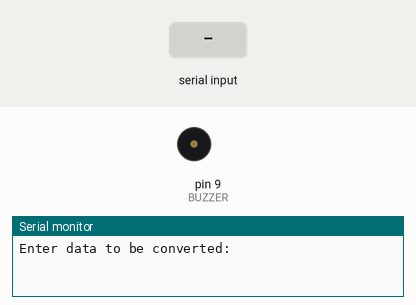
Recording of a sketch running on a simulated Arduino Uno, built with avr-gcc and run on an emulated ATmega328P. On the bench: buzzer (waves = sounding, pin HIGH), the last lines printed to the serial monitor. The test bench sets the inputs (shaded band).

Above: at 1.2 s.
1.3 s: "1" received over Serial
At 2.54 s:
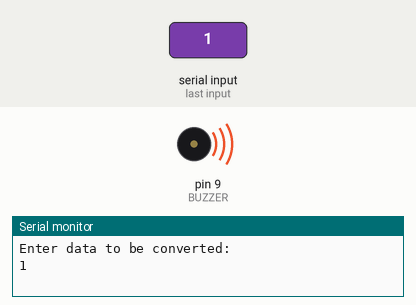
4.3 s: "0" received over Serial
At 5.4 s:
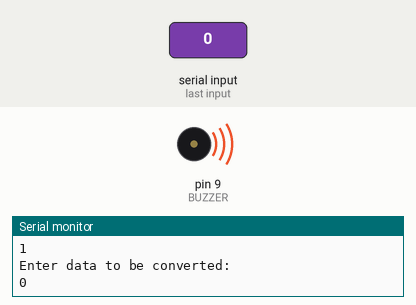
7.3 s: "2" received over Serial
At 10.0 s:
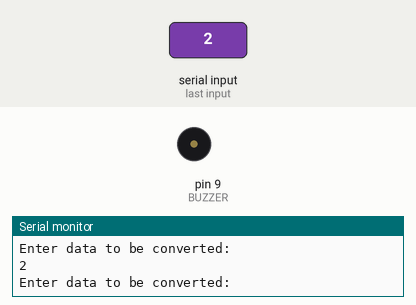
Timing chart, 0 to 11.5 s (numbered marks = the images above; inputs shaded):
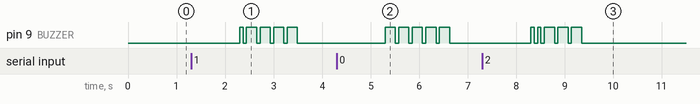

The sketch:

morse_code.ino
```cpp
#define BUZZER 9
#define BAUD_RATE 115200

#define UNIT_LENGTH_MILLIS 70


class Morse {
public:
  char character;

  // 6 because numbers have 5 significant characters each
  // adding one filler character reveals the upper bound to be 6
  int code[6];

  Morse(char ch, int temp_code[6]) {
    character = ch;

    for (int i = 0; i < 6; i++) {
      code[i] = temp_code[i];
    }
  }
};

// 9 is filler
Morse alphabetRepresentation[36] = {
  Morse('a', (int[]){ 1, 3, 9, 9, 9, 9 }),
  Morse('b', (int[]){ 3, 1, 1, 1, 9, 9 }),
  Morse('c', (int[]){ 3, 1, 3, 1, 9, 9 }),
  Morse('d', (int[]){ 3, 1, 1, 9, 9, 9 }),
  Morse('e', (int[]){ 1, 9, 9, 9, 9, 9 }),
  Morse('f', (int[]){ 1, 1, 3, 1, 9, 9 }),
  Morse('g', (int[]){ 3, 3, 1, 9, 9, 9 }),
  Morse('h', (int[]){ 1, 1, 1, 1, 9, 9 }),
  Morse('i', (int[]){ 1, 1, 9, 9, 9, 9 }),
  Morse('j', (int[]){ 1, 3, 3, 3, 9, 9 }),
  Morse('k', (int[]){ 3, 1, 3, 9, 9, 9 }),
  Morse('l', (int[]){ 1, 3, 1, 1, 9, 9 }),
  Morse('m', (int[]){ 3, 3, 9, 9, 9, 9 }),
  Morse('n', (int[]){ 3, 1, 9, 9, 9, 9 }),
  Morse('o', (int[]){ 3, 3, 3, 9, 9, 9 }),
  Morse('p', (int[]){ 1, 3, 3, 1, 9, 9 }),
  Morse('q', (int[]){ 3, 3, 1, 3, 9, 9 }),
  Morse('r', (int[]){ 1, 3, 1, 9, 9, 9 }),
  Morse('s', (int[]){ 1, 1, 1, 9, 9, 9 }),
  Morse('t', (int[]){ 3, 9, 9, 9, 9, 9 }),
  Morse('u', (int[]){ 1, 1, 3, 9, 9, 9 }),
  Morse('v', (int[]){ 1, 1, 1, 3, 9, 9 }),
  Morse('w', (int[]){ 1, 3, 3, 9, 9, 9 }),
  Morse('x', (int[]){ 3, 1, 1, 3, 9, 9 }),
  Morse('y', (int[]){ 3, 1, 3, 3, 9, 9 }),
  Morse('z', (int[]){ 3, 3, 1, 1, 9, 9 }),
  Morse('1', (int[]){ 1, 3, 3, 3, 3, 9 }),
  Morse('2', (int[]){ 1, 1, 3, 3, 3, 9 }),
  Morse('3', (int[]){ 1, 1, 1, 3, 3, 9 }),
  Morse('4', (int[]){ 1, 1, 1, 1, 3, 9 }),
  Morse('5', (int[]){ 1, 1, 1, 1, 1, 9 }),
  Morse('6', (int[]){ 3, 1, 1, 1, 1, 9 }),
  Morse('7', (int[]){ 3, 3, 1, 1, 1, 9 }),
  Morse('8', (int[]){ 3, 3, 3, 1, 1, 9 }),
  Morse('9', (int[]){ 3, 3, 3, 3, 1, 9 }),
  Morse('0', (int[]){ 3, 3, 3, 3, 3, 9 }),
};


void pause(int time) {

  digitalWrite(BUZZER, LOW);
  delay(time * UNIT_LENGTH_MILLIS);
}

void play(int time) {
  digitalWrite(BUZZER, HIGH);
  delay(time * UNIT_LENGTH_MILLIS);
  digitalWrite(BUZZER, LOW);
}


//================================STARTS================================

void setup() {
  pinMode(BUZZER, OUTPUT);
  Serial.begin(BAUD_RATE);
}

void loop() {
  Serial.println("Enter data to be converted: ");

  // do nothing until data is received
  while (Serial.available() == 0) {};

  String data = Serial.readString();
  data.toLowerCase();

  for (int i = 0; i < data.length(); i++) {
    char character = data[i];

    Serial.print(character);

    // if the character is space, silence for 7 units of silence representing space between words and then continue
    // to avoid adding the extra space between characters in the next block of code
    if (character == ' ') {
      pause(7);
      continue;
    }


    // play character
    for (int j = 0; j < 36; j++)
    {
      // if the character is successfully found
      // that is if it is an alphabet or number
      if(character == alphabetRepresentation[j].character)
      {
        for(int k = 0; k < 6; k++)
        {
          // if 9 is reached in the morse representation quit and go to the next character
          if(alphabetRepresentation[j].code[k] == 9)
          {
            break;
          }

          // play the corresponding part of the character with a single pause after
          // denoting seperation between parts of the smae character
          play(alphabetRepresentation[j].code[k]);
          pause(1);
        }
      }
    }


    // after playing the character, pause for 3 units of time denoting space between characters in a word
    // except if we're at the end or currently at space or the next character is a space
    if(i != data.length() - 1 && data[i] != " " && data[i + 1] != " ")
    {
      pause(3);
    }

  }

  // new line after the last word
  Serial.println();
}
```

Measured:
- after the input at 1.3 s, pin 9 (BUZZER): LOW → HIGH after 1.0 s, then repeats every 0.28 s: LOW 0.07 s, HIGH 0.21 s, until it stays LOW from 3.5 s
- after the input at 4.3 s, pin 9 (BUZZER): alternates HIGH for 0.21 s and LOW for 0.07 s, 10 changes in all, then stays LOW, starting after 1.0 s
- after the input at 7.3 s, pin 9 (BUZZER): goes HIGH 0.07 s, LOW 0.07 s, HIGH 0.07 s, 3 × (LOW 0.07 s, HIGH 0.21 s), then LOW, starting after 1.0 s
